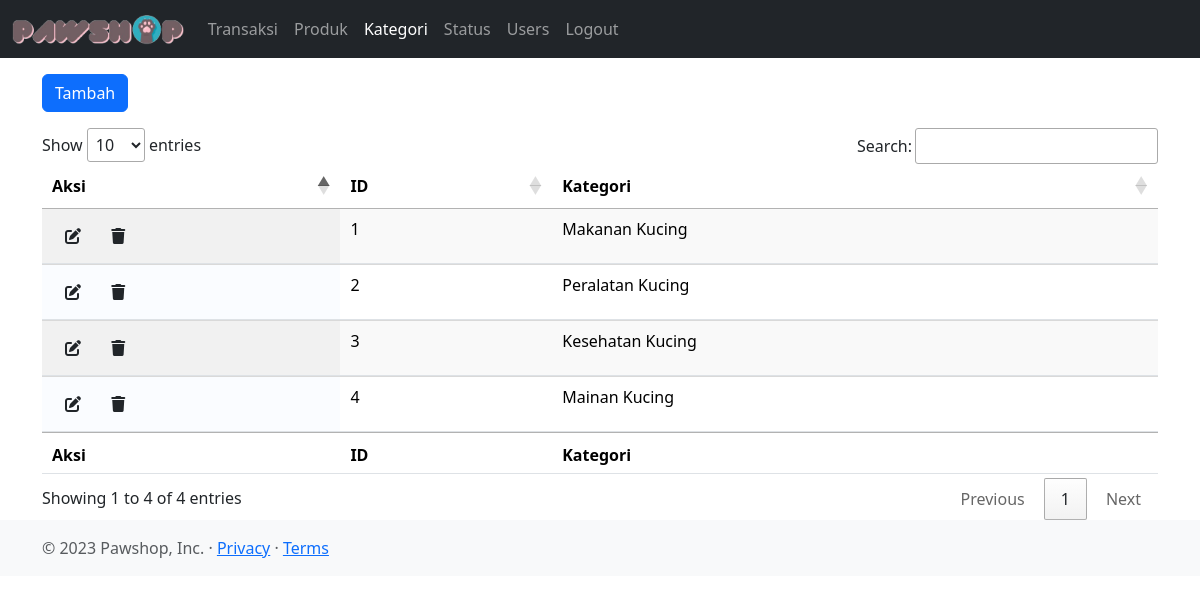
The app's page /admin-categories.php (signed in) with its own data.
### tables this page shows
CREATE TABLE `categories` (
  `id` int(11) NOT NULL,
  `name` varchar(40) NOT NULL
);

### admin-categories.php (the view, shortened to what this page needs)
<?php
include 'config.php';
?>
<!doctype html>
<html lang="en">
<head>
  <link href="./css/bootstrap.min.css" rel="stylesheet">
  <link rel="stylesheet" href="./css/datatables.min.css">
</head>
<body>
  <nav class="navbar navbar-expand-sm navbar-dark bg-dark sticky-top">
    <div class="container-fluid">
      <a class="navbar-brand" href="./index.php">
        <img src="./logo.png" height="30" alt="">
      </a>
      <div class="collapse navbar-collapse" id="mynavbar">
        <ul class="navbar-nav me-auto">
          <li class="nav-item">
            <a class="nav-link" href="./admin-transactions.php">Transaksi</a>
          </li>
          <li class="nav-item">
            <a class="nav-link" href="./admin-products.php">Produk</a>
          </li>
          <li class="nav-item">
            <a class="nav-link active" href="./admin-categories.php">Kategori</a>
          </li>
          <li class="nav-item">
            <a class="nav-link" href="./admin-status.php">Status</a>
          </li>
          <li class="nav-item">
            <a class="nav-link" href="./admin-users.php">Users</a>
          </li>
          <?php
          if (isset($_SESSION['userid']) && $_SESSION['userid'] != null) {
          ?>
            <li class="nav-item">
              <a class="nav-link" href="./logout.php">Logout</a>
            </li>
          <?php
          } else {
          ?>
            <li class="nav-item">
              <a class="nav-link" href="./login.php">Login</a>
            </li>
          <?php
          }
          ?>
        </ul>
      </div>
    </div>
  </nav>
  <div class="container mt-3">
    <button type="button" class="btn btn-primary" data-bs-toggle="modal" data-bs-target="#newCategory">Tambah</button>
    <div class="mt-3 table-responsive">
      <table id="categoriesDataTables" class="table display">
        <thead>
          <tr>
            <th>Aksi</th>
            <th>ID</th>
            <th>Kategori</th>
          </tr>
        </thead>
        <tbody>
          <?php
          $fetch = "SELECT * FROM categories";
          $res = mysqli_query($conn, $fetch);
          if (mysqli_num_rows($res) > 0) {
            while ($row = mysqli_fetch_assoc($res)) {
          ?>
              <tr>
                <td>
                  <button class="btn" data-bs-toggle="modal" data-id="<?= $row['id']; ?>" data-bs-target="#editCategory"><i class="fa-solid fa-edit"></i></button>
                  <button class="btn" data-bs-toggle="modal" data-id="<?= $row['id']; ?>" data-bs-target="#deleteCategory"><i class="fa-solid fa-trash"></i></button>
                </td>
                <td><?= $row['id']; ?></td>
                <td><?= $row['name']; ?></td>
              </tr>
          <?php
            }
          }
          ?>
        </tbody>
        <tfoot>
          <tr>
            <th>Aksi</th>
            <th>ID</th>
            <th>Kategori</th>
          </tr>
        </tfoot>
      </table>
    </div>
  </div>
  <footer class="footer mt-auto py-3 bg-body-tertiary">
    <div class="container">
      <span class="text-body-secondary">
        &copy; 2023 Pawshop, Inc. &middot; <a href="#">Privacy</a> &middot; <a href="#">Terms</a>
      </span>
    </div>
  </footer>
</body>
</html>

### records on screen
categories: id "1", name "Makanan Kucing"
categories: id "2", name "Peralatan Kucing"
categories: id "3", name "Kesehatan Kucing"
categories: id "4", name "Mainan Kucing"
